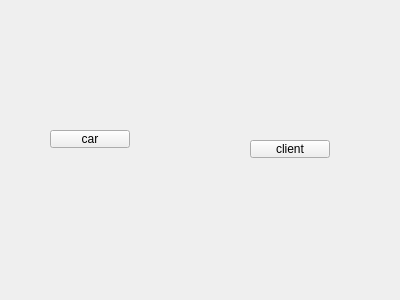
<?xml version="1.0" encoding="UTF-8"?>
<ui version="4.0">
 <class>FormMenu</class>
 <widget class="QWidget" name="FormMenu">
  <property name="geometry">
   <rect>
    <x>0</x>
    <y>0</y>
    <width>400</width>
    <height>300</height>
   </rect>
  </property>
  <property name="windowTitle">
   <string>Form</string>
  </property>
  <widget class="QPushButton" name="pushButton_2">
   <property name="geometry">
    <rect>
     <x>250</x>
     <y>140</y>
     <width>80</width>
     <height>18</height>
    </rect>
   </property>
   <property name="text">
    <string>client</string>
   </property>
  </widget>
  <widget class="QPushButton" name="carButton">
   <property name="geometry">
    <rect>
     <x>50</x>
     <y>130</y>
     <width>80</width>
     <height>18</height>
    </rect>
   </property>
   <property name="text">
    <string>car</string>
   </property>
  </widget>
 </widget>
 <resources/>
 <connections/>
</ui>
